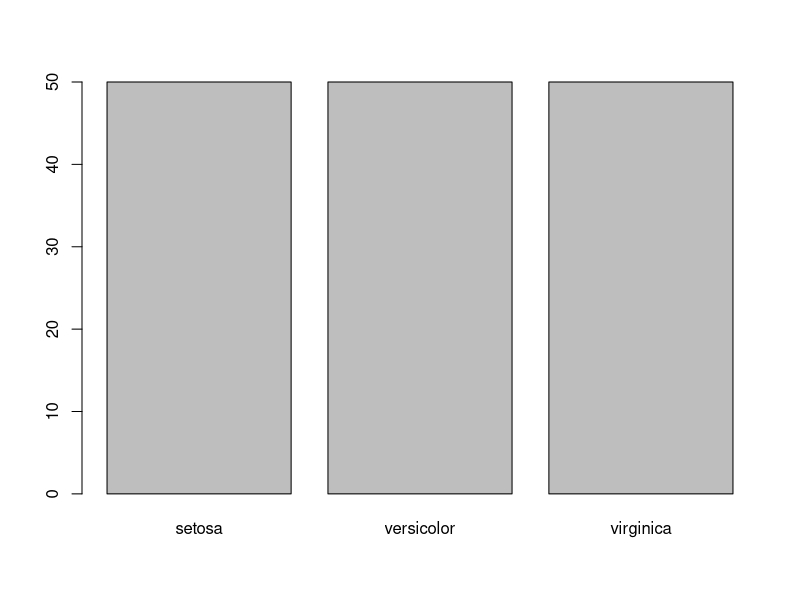
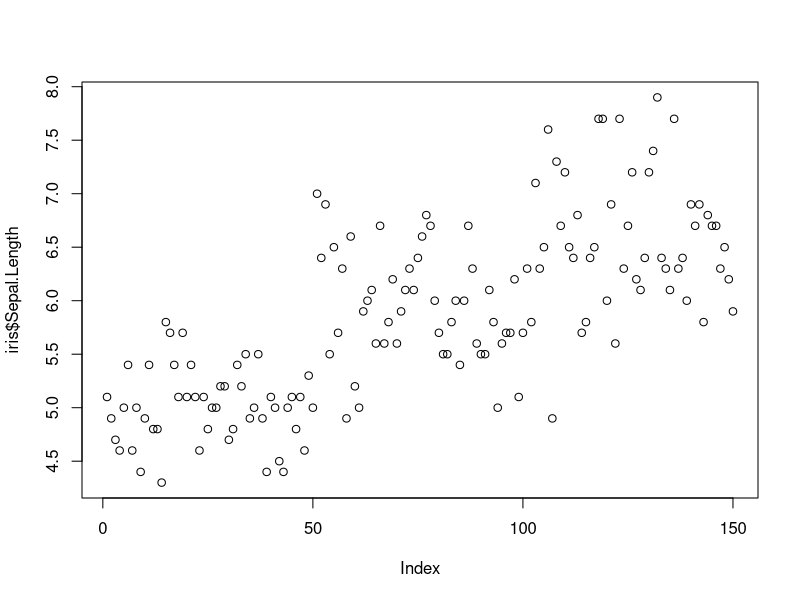
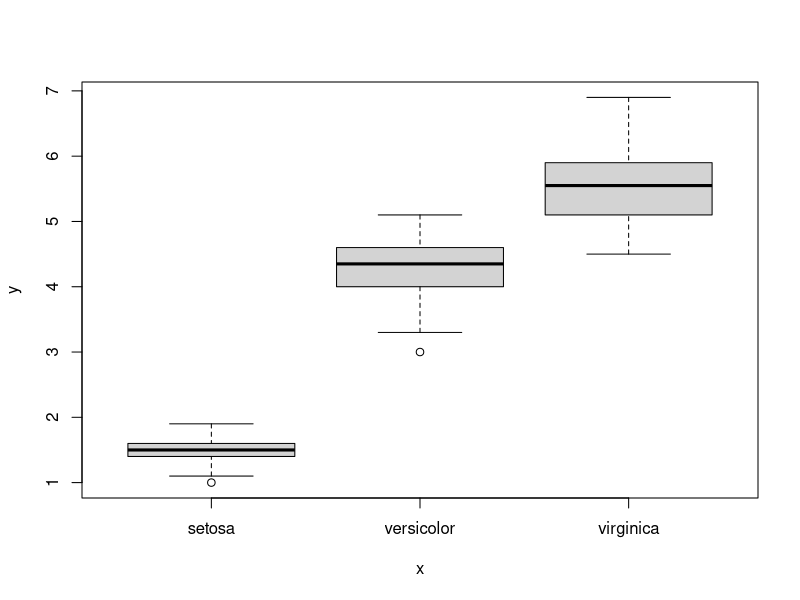
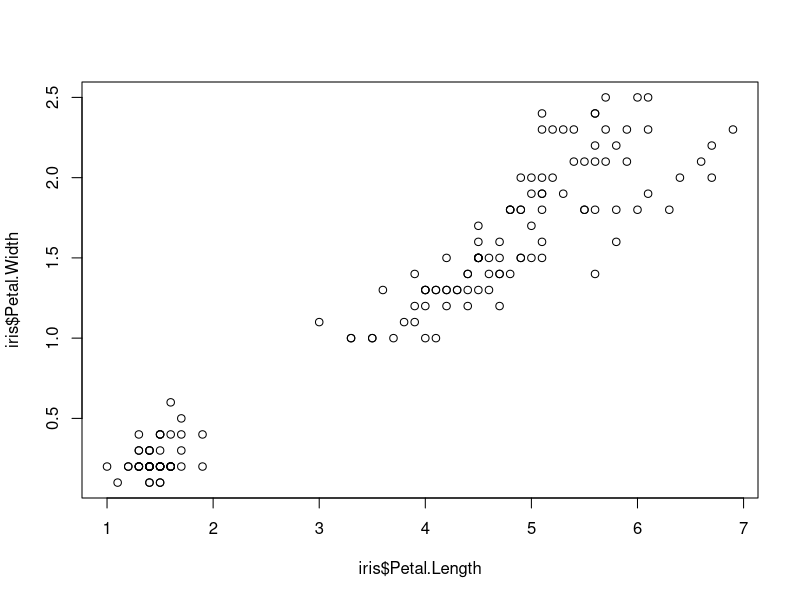
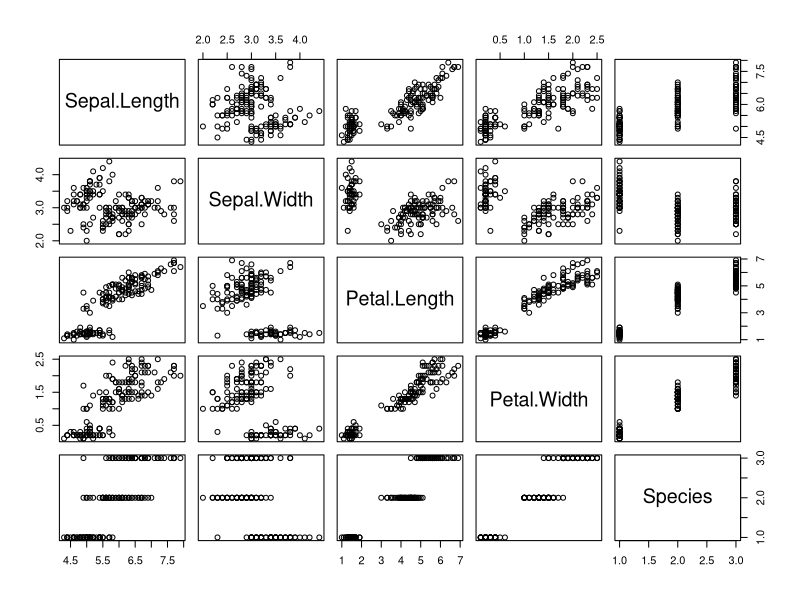
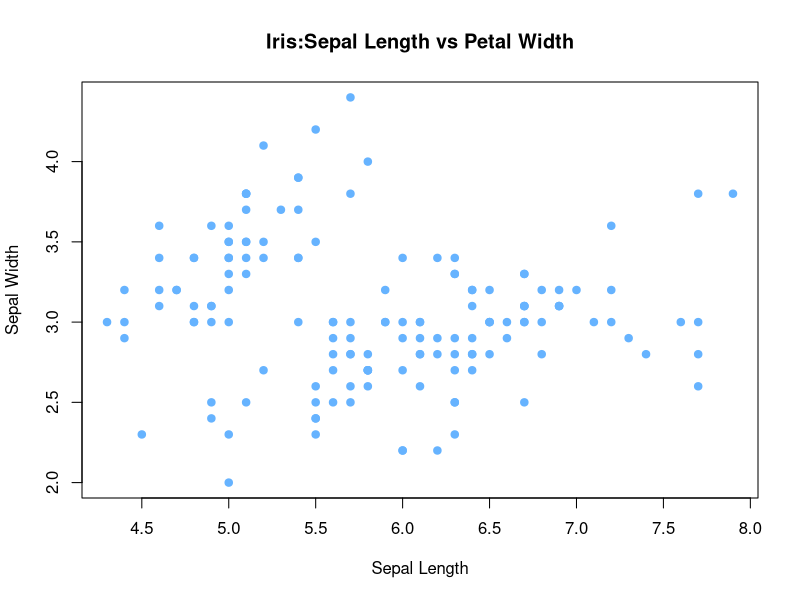

Generate these figures, in order, with R:
#title=Plotting Data sets
#Basic Data Graphics
#author=Hrishikesh Tripathi


library(datasets) # TO load or unload datasets packages manually 

head(iris)        #Load Data

plot(iris$Species) #Plotting categorical variable
plot(iris$Sepal.Length,) #Plotting Quantitative Var
plot(iris$Species,iris$Petal.Length) #cat X Quant
plot(iris$Petal.Length,iris$Petal.Width) #quant pair
plot(iris) #plotting entire dataframe

#plot with options
plot(iris$Sepal.Length,iris$Sepal.Width,
     col="#66b3ff", #hexcode for yellow color
     pch=19,        #Symbol for ploting
     main = "Iris:Sepal Length vs Petal Width", #main label
     xlab = "Sepal Length", #x-axis label
     ylab = "Sepal Width"   #y-axis label   
     )
# CLEAN UP #################################################

# Clear packages
detach("package:datasets", unload = TRUE)

# Clear plots
dev.off()  # But only if there IS a plot

# Clear console
cat("\014")  # ctrl+L

# :): 
